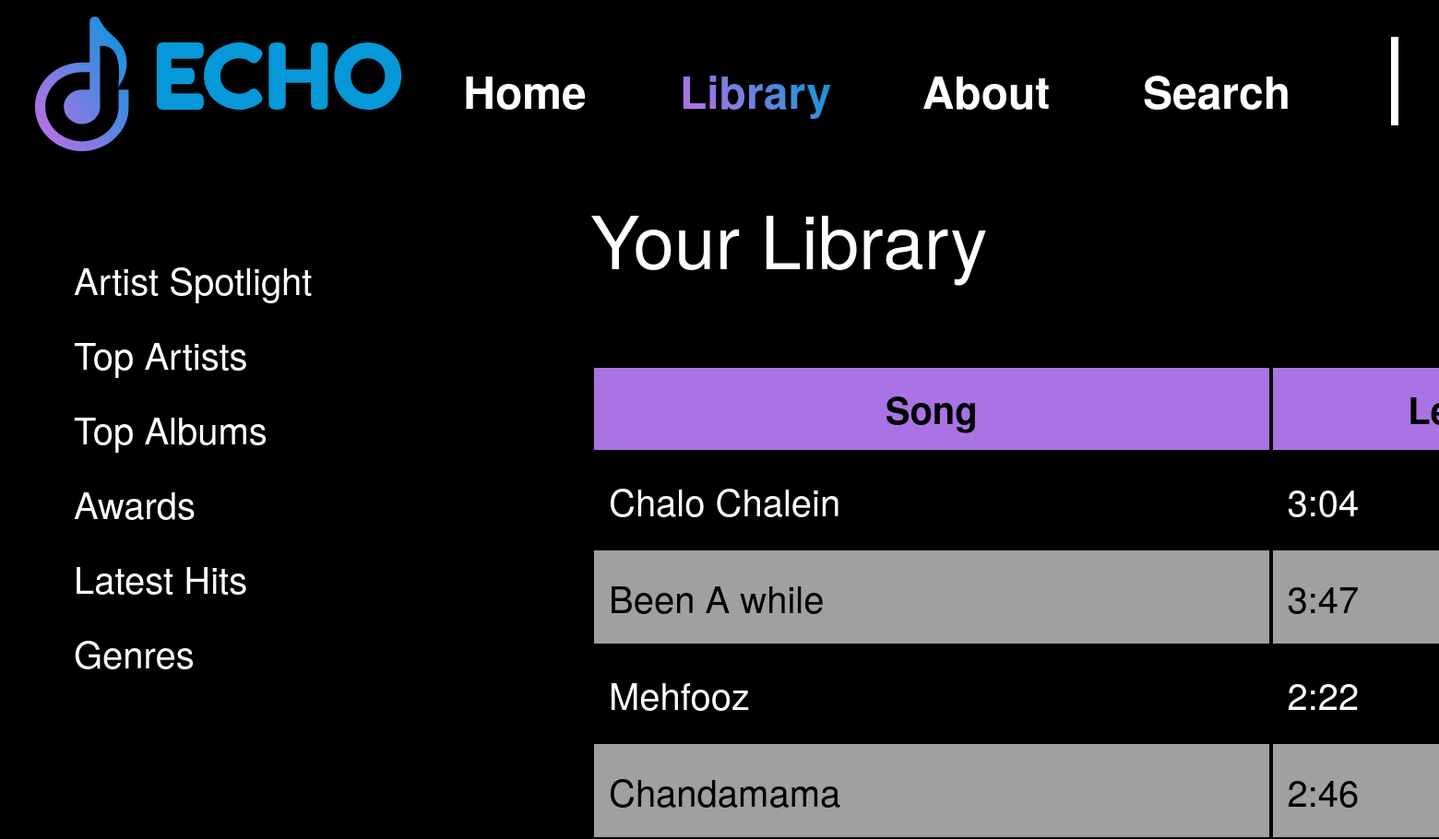
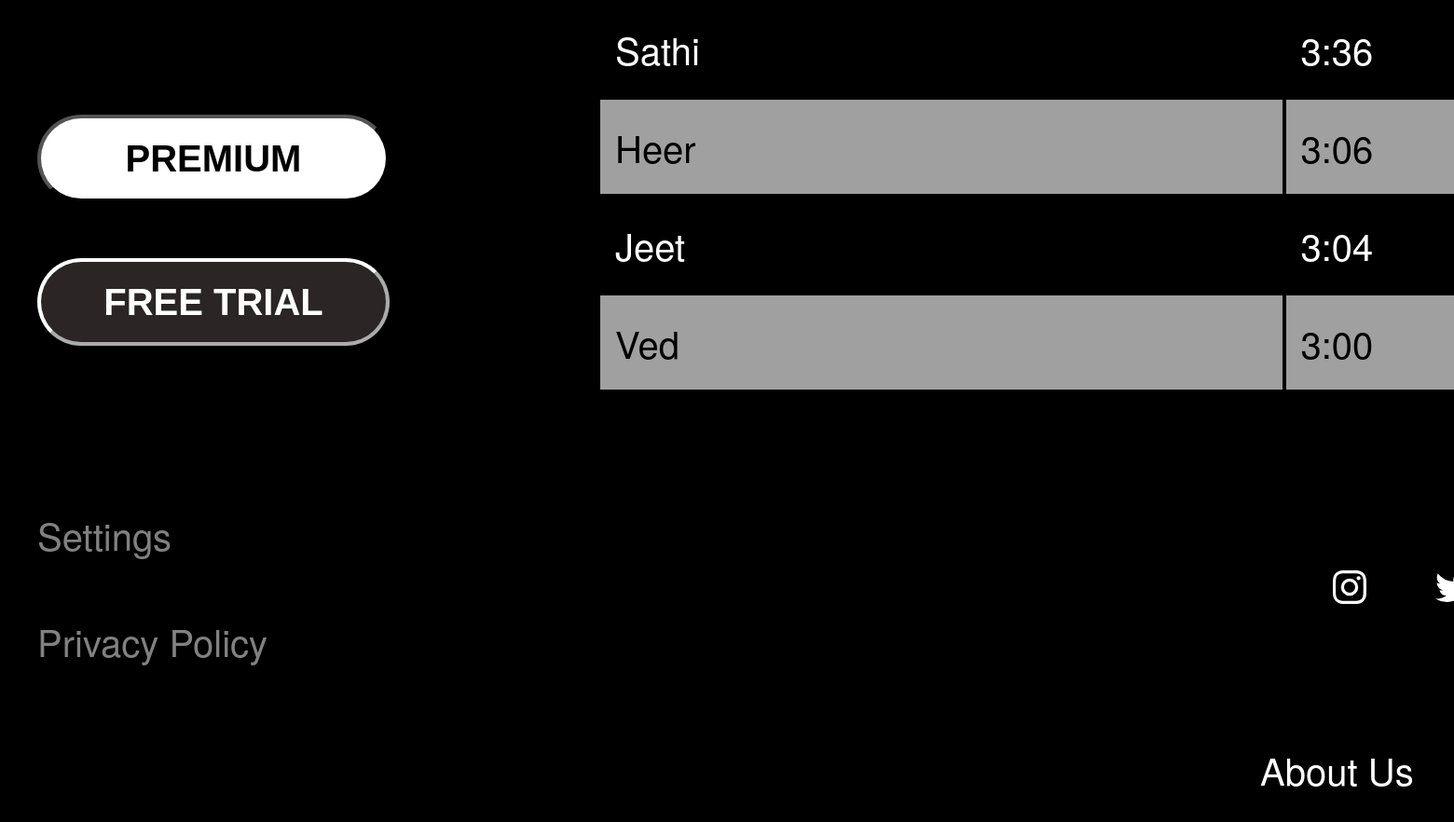
The page / on the database its author committed (2 pictures, top to bottom).
### tables this page shows
CREATE TABLE songs(song_name TEXT PRIMARY KEY, song_length TEXT , artist_name TEXT  ,image_url TEXT);

### app.py (the view)
@app.route('/')
def index():
    conn = sqlite3.connect('database.db')
    c = conn.cursor()
    c.execute("SELECT song_name, song_length, artist_name, image_url FROM songs")
    songs = c.fetchall()
    conn.close()
    return render_template('library.html', songs=songs)

### templates/library.html (shortened to what this page needs)
<!DOCTYPE html>
<html lang="en">
  <head>
    <link
      rel="stylesheet"
      href="{{ url_for('static', filename='style.css') }}" />
  </head>
  <body>
    <header>
      <div class="header-container">
        <div class="header-logo">
          <a href="/Final/index.html"
            ><img src="{{ url_for('static', filename='favicon.svg') }}"
          /></a>
          <a href="/Final/index.html"
            ><img src="{{ url_for('static', filename='logo-text.svg') }}"
          /></a>
        </div>
        <nav class="navbar">
          <a href="/Final/index.html" class="header-elem">Home</a>
          <a href="#" class="header-elem" id="current-page-highlight"
            >Library</a
          >
          <a href="/Final/about.html" class="header-elem">About</a>
          <a href="/Final/search.html" class="header-elem">Search</a>
          <p class="line-right"></p>
          <p class="line-left"></p>
        </nav>
      </div>
    </header>
    <aside class="sidenav">
      <div class="menulink">
        <div class="col-md-2 col-sm-12">|</div>
        <div class="col-md-2 col-sm-12">|</div>
        <a href="/Final/artist_spotlight.html"
          ><i class="Artist-spotlight"></i>  Artist Spotlight</a
        >
        <a href="/Final/artists_page.html"
          ><i class="Artists"></i>  Top Artists</a
        >
        <a href="/Final/index.html#top-albums-home-page-category"
          ><i class="Albums"></i> <span> Top Albums</span></a
        >
        <a href="/Final/index.html#awards-home-page-category"
          ><i class="Awards"></i> <span> Awards</span></a
        >
        <a href="/Final/index.html#latest-hits-home-page-category"
          ><i class="Home"></i><span>Latest Hits</span></a
        >
        <a href="/Final/genres.html"><i class="Home"></i><span>Genres</span></a>
      </div>
      <div class="col-md-2 col-sm-12">|</div>
      <div class="col-md-2 col-sm-12">|</div>
      <div class="col-md-2 col-sm-12">|</div>
      <div class="col-md-2 col-sm-12">|</div>
      <div class="col-md-2 col-sm-12">|</div>
      <div class="buttons">
        <a href="#"
          ><button type="button" class="btn btn-light">Premium</button></a
        >
        <a href="#"
          ><button type="button" class="btn btn-dark">Free Trial</button></a
        >
      </div>
      <div class="col-md-2 col-sm-12">|</div>
      <div class="col-md-2 col-sm-12">|</div>
      <div class="cookie col-md-12 text-center">
        <div class="col-md-4 col-sm-12">
          <a href="#">Settings</a>
        </div>
        <div class="col-md-2 col-sm-12">|</div>
        <div class="col-md-6 col-sm-12">
          <a href="#">Privacy Policy</a>
        </div>
      </div>
    </aside>
    <a href="/Final/artists_page.html" class="library-header">Your Library</a>
    <table id="library-saved-songs-table" class="table">
      <thead>
        <tr>
          <th class="table-header">Song</th>
          <th class="table-header">Length</th>
        </tr>
      </thead>
      <tbody>
        {% for song in songs %}
        <tr class="table-row">
          <td class="table-cell">{{ song[0] }}</td>
          <td class="table-cell">{{ song[1] }}</td>
        </tr>
        {% endfor %}
      </tbody>
    </table>
    <footer>
      <div class="social-icons">
        <ul>
          <li>
            <a href="https://www.instagram.com/echomusicdb/"
              >
            </a>
          </li>
          <li>
            <a href="https://twitter.com/EchoMusicDB"
              ></a>
          </li>
        </ul>
      </div>
      <div class="footer-text">
        <ul>
          <li>
            <a href="about.html">About Us</a>
          </li>
        </ul>
      </div>
    </footer>
  </body>
</html>

### static/style.css (style rules this page uses)
:root { --black: #000000; --white: #ffffff; --green: #1db954; --grey: #4e4e4e; --echo-pink: #aa73e4; --echo-blue: #0698d8; --echo-mid1: #757ee1; --echo-red: #ff0000; --echo-pink-complementary: #ade473; --echo-blue-complementary: #d84606; --bg_color_1: #070130; --bg_color_2: #0d0065; --bg_color_3: #222b5c; --bg_music_bar: #2b2b2a; --font_color_1: white; --font_color_2: lightgrey; --font_color_3: #1db954; --echo-mid1: #757ee1; }
body { zoom: 2; background: var(--black); color: var(--white); font-family: "Helvetica Neue", Helvetica, Arial, sans-serif; font-size: 20px; height: 100%; margin-bottom: 100px; clear: both; overflow-x: hidden; }
ul { list-style: none; }
header { position: sticky; top: 0; padding-top: 0.5vh; z-index: 999; background: rgba(0, 0, 0, 0.7); height: 5.5rem; width: 100%; }
.header-container { display: flex; background-color: transparent; justify-content: space-between; max-width: 100%; height: 4.5rem; padding-left: 0; padding-right: 0; }
.header-logo { display: flex; align-items: center; max-height: 100%; cursor: pointer; }
.navbar { display: flex; align-items: center; height: 4rem; padding-right: 3rem; }
.navbar a { font-size: 1.5rem; color: var(--white); text-decoration: none; font-weight: 700; height: 3rem; width: 125px; text-align: center; padding-top: 1.5rem; }
.line-right { border-right: 2px solid var(--white); padding-left: 1rem; padding-right: 1rem; height: 3rem; }
.line-left { border-left: 2px solid var(--white); padding-left: 1rem; padding-right: 1rem; height: 3rem; }
.sidenav { background-color: rgba(0, 0, 0, 0.8); height: 100%; width: 210px; position: fixed; z-index: 1; top: 4rem; left: 0; padding: 10px 0 0 20px; overflow: hidden; border-right: 1px var(--black); }
.col-md-2 { color: var(--black); }
#current-page-highlight { background-image: repeating-linear-gradient( 45deg, var(--echo-pink), var(--echo-pink) 40px, var(--echo-blue) 100px, var(--echo-blue) 200px ); background-clip: text; color: transparent; transition: all 0.3s ease-in-out; background-position: 100% 100%; }
.menulink a { padding: 6px 6px 6px 0; text-decoration: none; color: white; display: block; }
.menulink i { padding-right: 20px; }
.btn { width: 90%; height: 47px; border-radius: 32px; text-transform: uppercase; font-weight: bold; margin-bottom: 30px; font-size: 20px; }
.btn-light { background-color: white; color: black; }
.btn-dark { background-color: #2b2525; color: white; border-color: white; }
.cookie a { color: #818181; text-decoration: none; }
.Home, .Artists, .Albums, .Awards { color: white; background-color: transparent; }
footer { bottom: 0; width: 100vw; height: 100px; background: var(--black); color: var(--white); }
footer ul { bottom: 0; display: flex; justify-content: center; align-items: center; height: fit-content; width: 100vw; }
footer ul li { text-align: center; }
.footer-text ul li a { margin-right: 1.5rem; color: var(--white); text-decoration: none; z-index: 999; }
.social-icons { padding-top: 1rem; margin-bottom: 10px; display: flex; justify-content: center; }
.social-icons ul li { padding-bottom: 10px; margin-bottom: 10px; padding: 1rem; }
.library-header { font-size: 2.5rem; margin-left: 20vw; text-decoration: none; color: var(--white); }
#library-saved-songs-table { margin-left: 20vw; margin-right: auto; width: 80vw; margin-top: 5vh; margin-bottom: 5vh; }
.table { border: none; width: 100%; }
.table-header { background-color: var(--echo-pink); color: #000000; font-weight: bold; text-align: center; padding: 8px; }
.table-row:nth-child(even) { background-color: rgb(160, 160, 160); color: #000000; }
.table-cell, .table-img { text-align: left; padding: 8px; }

### rows shown on the page
songs: song_name "Chalo Chalein", song_length "3:04"
songs: song_name "Been A while", song_length "3:47"
songs: song_name "Mehfooz", song_length "2:22"
songs: song_name "Chandamama", song_length "2:46"
songs: song_name "Sathi", song_length "3:36"
songs: song_name "Heer", song_length "3:06"
songs: song_name "Jeet", song_length "3:04"
songs: song_name "Ved", song_length "3:00"
